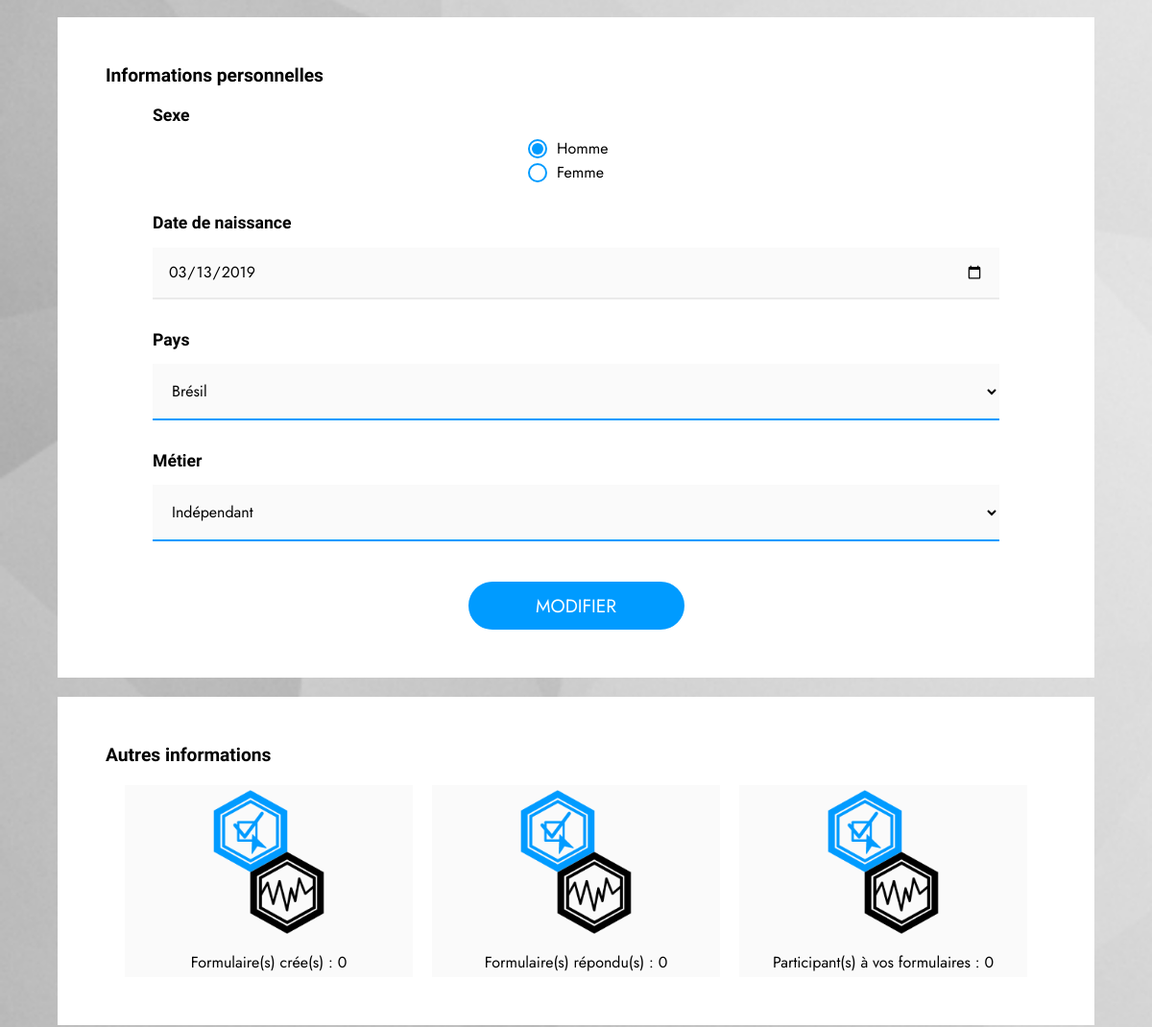
The page /my_account.php (signed in, middle part) on the database as committed earlier.
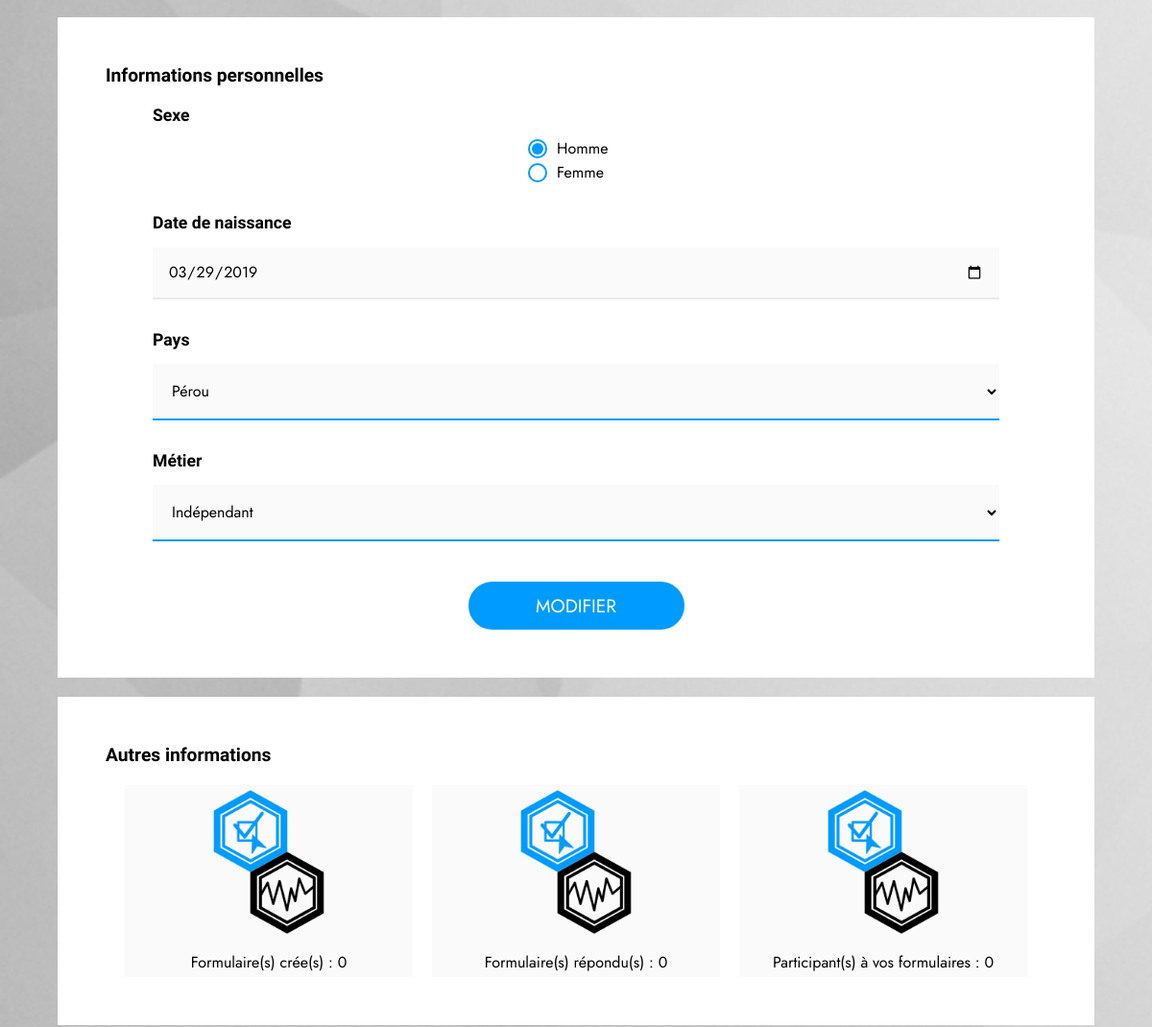
The same page on the database as committed later.
### tables this page shows
CREATE TABLE IF NOT EXISTS `users` (
  `user_id` int(11) NOT NULL AUTO_INCREMENT,
  `username` varchar(32) NOT NULL,
  `email` varchar(255) NOT NULL,
  `password` varchar(255) NOT NULL,
  `gender` varchar(20) DEFAULT NULL,
  `birthdate` date DEFAULT NULL,
  `country` varchar(255) DEFAULT NULL,
  `job` varchar(255) DEFAULT NULL,
  PRIMARY KEY (`user_id`)
);

### my_account.php (called while the page is built, shortened)
<?php
require_once "./init.php";
$UserManager = new Users($db);
$user = $UserManager->get($_SESSION["user_id"]);
if ($user)  $user = $user[0];
else        $user = [];
require_once "./views/my_account_v.php";

### classes/PDOFactory.php (called while the page is built, shortened)
<?php
abstract class PDOFactory {
    public static function sendQuery($db, $sql, $vars = [], $return = true) {
        $query = $db->prepare($sql);
        $result = [];
        foreach ($vars as $name => $value) {
            if      (is_int($value))    $type = PDO::PARAM_INT;
            elseif  (is_bool($value))   $type = PDO::PARAM_BOOL;
            else                        $type = PDO::PARAM_STR;
            $query->bindValue(":$name", $value, $type);
        }
        $query->execute();
        if ($return) while ($d = $query->fetch(PDO::FETCH_ASSOC)) { $result[] = $d; }
        if ($return) return $result;
    }
}

### classes/Users.php (called while the page is built, shortened)
<?php
class Users {
    private $_db;
    public function __construct(PDO $db) {
        $this->_db = $db;
    }
    public function get($user_id) {
        return PDOFactory::sendQuery(
            $this->_db,
            'SELECT username, email, gender, birthdate, country, job FROM users WHERE user_id = :user_id',
            ["user_id" => (int) $user_id]
        );
    }
}

### views/models/fields/birthdate_f.php (shortened to what this page needs)
<div class="field">
    <h3>Date de naissance</h3>
    <input type="date" id="birthdate" name="birthdate"
           min="1900-01-01" max="2020-12-31"
           <?php if(isset($user)) { if (isset($user["birthdate"])) { echo 'value="'.$user["birthdate"].'"'; }} ?>
           required>
</div>

### views/models/fields/country_f.php (shortened to what this page needs)
<?php
    $defaultCheck = "";
    if(isset($user)) {
        if (isset($user["country"])) {
            $defaultCheck = $user["country"];
        }
    }
?>
<div class="field">
    <h3>Pays</h3>
    <select id="country" name="country" required>
        <option value="BRA" <?php if ($defaultCheck == "BRA") echo "selected"; ?>>Br&eacute;sil</option>
        <option value="PER" <?php if ($defaultCheck == "PER") echo "selected"; ?>>P&eacute;rou</option>
    </select>
</div>

### views/models/fields/job_f.php (shortened to what this page needs)
<?php
    $defaultCheck = "";
    if(isset($user)) {
        if (isset($user["job"])) {
            $defaultCheck = $user["job"];
        }
    }
?>
<div class="field">
    <h3>M&eacute;tier</h3>
    <select id="job" name="job" required>
        <option value="Ind&eacute;pendant" <?php if ($defaultCheck == "Indépendant") echo "selected"; ?>>Ind&eacute;pendant</option>
    </select>
</div>

Rows that differ between the two databases and show on the page:
changed users "Indépendant": birthdate "03/13/2019" → "03/29/2019"; country "Brésil" → "Pérou"
